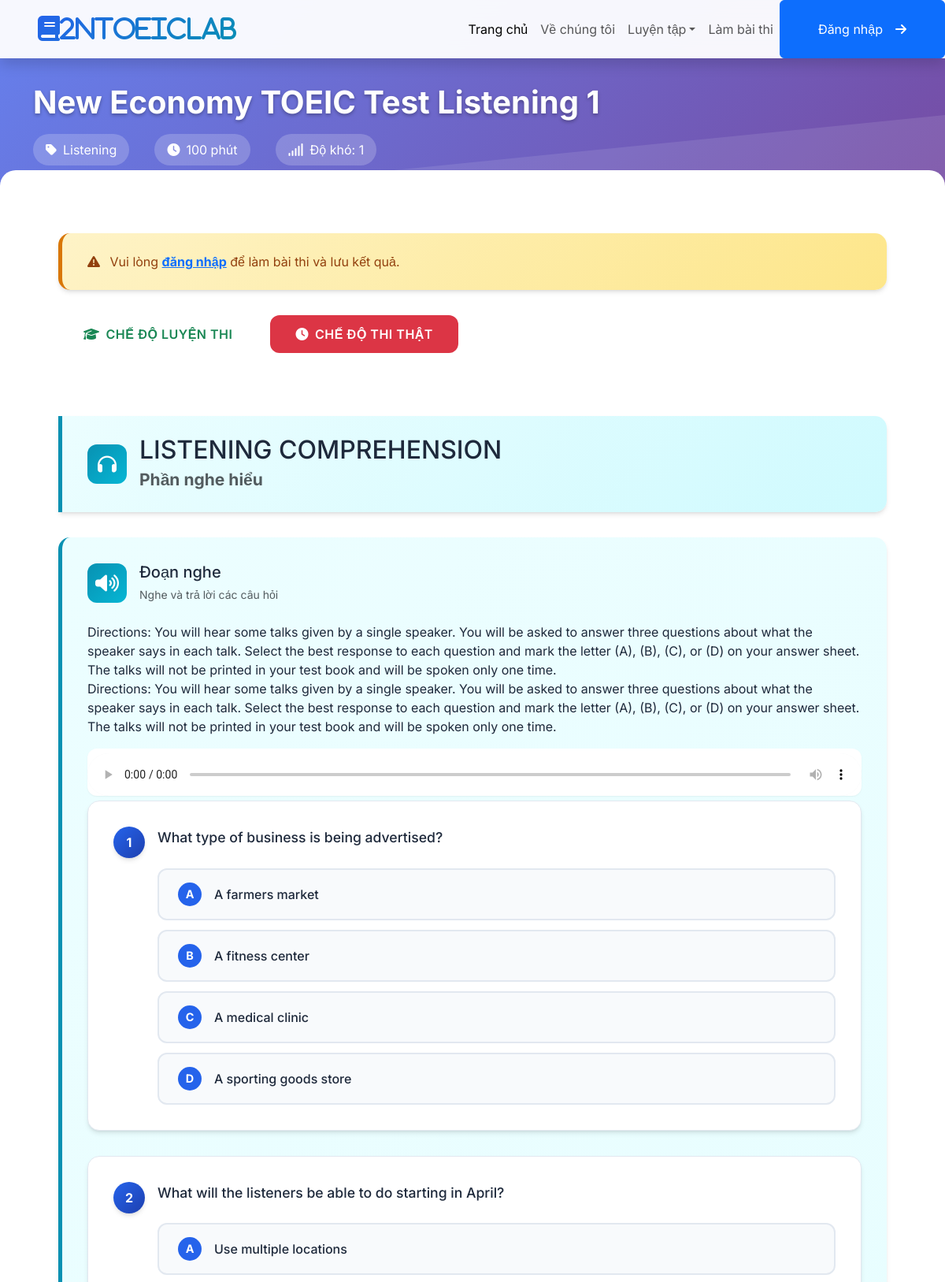
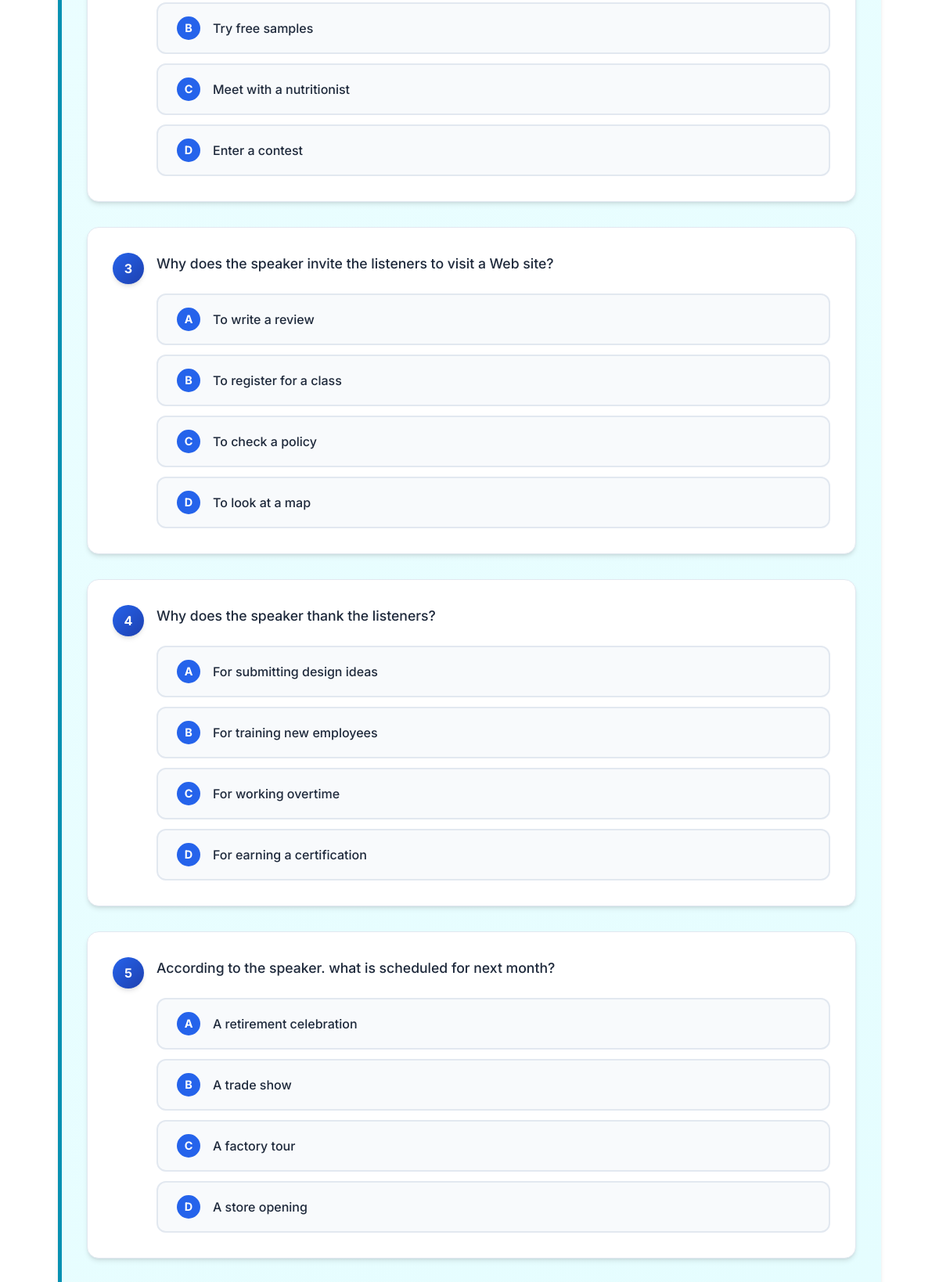
The page /templates/examdetails.php?id=4 (upper part) on the database its author committed (2 pictures, top to bottom).
### tables this page shows
CREATE TABLE IF NOT EXISTS `exam` (
  `exam_id` int(11) NOT NULL AUTO_INCREMENT,
  `title` varchar(255) NOT NULL,
  `type` varchar(255) NOT NULL,
  `duration_minutes` int(11) NOT NULL,
  `difficulty_level` int(11) NOT NULL,
  PRIMARY KEY (`exam_id`)
);

CREATE TABLE IF NOT EXISTS `exam_question` (
  `question_id` int(11) NOT NULL AUTO_INCREMENT,
  `exam_id` int(11) NOT NULL,
  `content` varchar(255) NOT NULL,
  `correct_answer` varchar(1) NOT NULL,
  `option_1` varchar(255) NOT NULL,
  `option_2` varchar(255) NOT NULL,
  `option_3` varchar(255) NOT NULL,
  `option_4` varchar(255) NOT NULL,
  `passage_id` int(11) DEFAULT NULL,
  `listening_id` int(11) DEFAULT NULL,
  PRIMARY KEY (`question_id`),
  KEY `exam_id` (`exam_id`) USING BTREE,
  KEY `Pass` (`passage_id`),
  KEY `FK_lis` (`listening_id`)
);

### templates/examdetails.php (the view, shortened to what the rows shown need)
<?php
require_once __DIR__ . '/../services/nlp_helper.php';
$model = new ExamModel();
$exam_id = $_GET['id'] ?? 0;
$conn = $model->getConn();
$exam_sql = "SELECT * FROM exam WHERE exam_id = $exam_id";
$exam_result = mysqli_query($conn, $exam_sql);
$exam = mysqli_fetch_assoc($exam_result);
$exam_mode = NLPHelper::determineExamMode($exam);
$is_practice_mode = ($exam_mode === 'practice');
function renderQuestionWithResults($q, $cauSo, $detailed_results, $show_results, $is_practice_mode) {
    $qid = $q['question_id'];
    $user_answer = $detailed_results[$qid]['user_answer'] ?? null;
    $correct_answer = $detailed_results[$qid]['correct_answer'] ?? $q['correct_answer'];
    ?>
    <div class="question-container animate-fade-in">
        <div class="d-flex align-items-start">
            <div class="question-number"><?= $cauSo ?></div>
            <div class="flex-grow-1">
                <div class="question-text">
                    <?= htmlspecialchars($q['content']) ?>
                </div>
                <div class="option-group">
                    <?php foreach (['A','B','C','D'] as $i => $opt):
                        $is_user_choice = ($user_answer === $opt);
                        $option_class = '';
                    ?>
                        <div class="option-item">
                            <label class="option-label <?= $option_class ?>" for="q<?= $q['question_id'] . $opt ?>">
                                <div class="option-letter"><?= $opt ?></div>
                                <div><?= htmlspecialchars($q["option_" . ($i + 1)]) ?></div>
                            </label>
                        </div>
                    <?php endforeach; ?>
                </div>
            </div>
        </div>
    </div>
    <?php
    return ob_get_clean();
}
$detailed_results = [];
$show_results = false;
$passages = [];
$listenings = [];
$questions = [];
if ($exam['type'] === 'Listening' || $exam['type'] === 'Full') {
    $lsql = "SELECT * FROM listening WHERE exam_id = $exam_id";
    $lresult = mysqli_query($conn, $lsql);
    while ($row = mysqli_fetch_assoc($lresult)) {
        $listenings[$row['listening_id']] = [
            'content' => $row['content'],
            'audio_url' => $row['audio_url']
        ];
    }
}
$question_sql = "SELECT * FROM exam_question WHERE exam_id = $exam_id ORDER BY listening_id ASC, passage_id ASC, question_id ASC";
$question_result = mysqli_query($conn, $question_sql);
while ($row = mysqli_fetch_assoc($question_result)) {
    $questions[] = $row;
}
$grouped_questions = [];
$grouped_listening_questions = [];
$no_passage_questions = [];
$no_listening_questions = [];
foreach ($questions as $q) {
    if (!empty($q['listening_id'])) {
        $grouped_listening_questions[$q['listening_id']][] = $q;
    } elseif (!empty($q['passage_id'])) {
        $grouped_questions[$q['passage_id']][] = $q;
    } else {
        if ($exam['type'] === 'Reading' || ($exam['type'] === 'Full' && empty($q['listening_id']))) {
            $no_passage_questions[] = $q;
        } else {
            $no_listening_questions[] = $q;
        }
    }
}
?>
<!DOCTYPE html>
<html lang="vi">
<head>
    <link href="https://cdn.jsdelivr.net/npm/bootstrap@5.3.0/dist/css/bootstrap.min.css" rel="stylesheet">
    <link href="https://cdnjs.cloudflare.com/ajax/libs/font-awesome/6.4.0/css/all.min.css" rel="stylesheet">
    <link href="https://cdnjs.cloudflare.com/ajax/libs/animate.css/4.1.1/animate.min.css" rel="stylesheet">
    <link href="https://cdn.jsdelivr.net/npm/bootstrap-icons@1.10.0/font/bootstrap-icons.css" rel="stylesheet">
    <link href="../public/css/examdetails_style.css" rel="stylesheet">
</head>
<body>
    <nav class="navbar navbar-expand-lg bg-white navbar-light shadow sticky-top p-0">
        <a href="index.php" class="navbar-brand d-flex align-items-center px-4 px-lg-5">
            <h2 class="m-0 text-primary"><i class="fa fa-book me-3">2NToeicLab</i></h2>
        </a>
    </nav>
    <div class="exam-header">
        <div class="container">
            <div class="row">
                <div class="col-12">
                    <h1 class="exam-title animate__animated animate__fadeInDown">
                        <?= htmlspecialchars($exam['title']) ?>
                    </h1>
                    <div class="exam-meta animate__animated animate__fadeInUp">
                        <div class="exam-meta-item">
                            <i class="fas fa-tag"></i>
                            <span><?= $exam['type'] ?></span>
                        </div>
                        <div class="exam-meta-item">
                            <i class="fas fa-clock"></i>
                            <span><?= $exam['duration_minutes'] ?> phút</span>
                        </div>
                        <div class="exam-meta-item">
                            <i class="fas fa-signal"></i>
                            <span>Độ khó: <?= $exam['difficulty_level'] ?></span>
                        </div>
                    </div>
                </div>
            </div>
        </div>
    </div>
    <div class="main-content">
        <div class="container">
            <div class="content-wrapper">
                <form method="POST" id="submitForm">
                    <?php $cauSo = 1; ?>
                    <?php if ($exam['type'] === 'Full'): ?>
                        <div class="section-header listening animate-fade-in">
                            <div class="section-title">
                                <div class="section-icon listening">
                                    <i class="fas fa-headphones"></i>
                                </div>
                                <div>
                                    <h2 class="mb-0">PHẦN I: LISTENING COMPREHENSION</h2>
                                    <small class="text-muted">Phần nghe hiểu</small>
                                </div>
                            </div>
                        </div>
                        <?php foreach ($listenings as $lid => $info): ?>
                            <div class="audio-container animate-fade-in">
                                <div class="audio-header">
                                    <div class="audio-icon">
                                        <i class="fas fa-volume-up"></i>
                                    </div>
                                    <div>
                                        <h5 class="mb-1">Đoạn nghe</h5>
                                        <small class="text-muted">Nghe và trả lời các câu hỏi</small>
                                    </div>
                                </div>
                                <?php
                                if ($is_practice_mode && !$show_results) {
                                    echo NLPHelper::processText($info['content'], 'practice');
                                } else {
                                    echo nl2br(htmlspecialchars($info['content']));
                                }
                                ?>
                                <p class="mb-3"><?= nl2br(htmlspecialchars($info['content'])) ?></p>
                                <audio controls class="audio-player">
                                    <source src="../public/<?= htmlspecialchars($info['audio_url']) ?>" type="audio/mpeg">
                                    Trình duyệt của bạn không hỗ trợ phát audio.
                                </audio>
                                <?php foreach ($grouped_listening_questions[$lid] ?? [] as $q): ?>
                                    <?php echo renderQuestionWithResults($q, $cauSo++, $detailed_results, $show_results); ?>
                                <?php endforeach; ?>
                            </div>
                        <?php endforeach; ?>
                        <div class="section-header reading animate-fade-in">
                            <div class="section-title">
                                <div class="section-icon reading">
                                    <i class="fas fa-book-open"></i>
                                </div>
                                <div>
                                    <h2 class="mb-0">PHẦN II: READING COMPREHENSION</h2>
                                    <small class="text-muted">Phần đọc hiểu</small>
                                </div>
                            </div>
                        </div>
                        <?php if (!empty($no_passage_questions)): ?>
                            <div class="passage-container animate-fade-in">
                                <div class="passage-header">
                                    <div class="passage-icon">
                                        <i class="fas fa-spell-check"></i>
                                    </div>
                                    <div>
                                        <h5 class="mb-1">Ngữ pháp và từ vựng</h5>
                                        <small class="text-muted">Chọn đáp án đúng nhất</small>
                                    </div>
                                </div>
                                <?php foreach ($no_passage_questions as $q): ?>
                                    <?php echo renderQuestionWithResults($q, $cauSo++, $detailed_results, $show_results); ?>
                                <?php endforeach; ?>
                            </div>
                        <?php endif; ?>
                        <?php foreach ($passages as $pid => $content): ?>
                            <div class="passage-container animate-fade-in">
                                <div class="passage-header">
                                    <div class="passage-icon">
                                        <i class="fas fa-file-text"></i>
                                    </div>
                                    <div>
                                        <h5 class="mb-1">Đoạn văn</h5>
                                        <small class="text-muted">Đọc đoạn văn và trả lời câu hỏi</small>
                                    </div>
                                </div>
                                <div>
                                    <?php
                                    if ($is_practice_mode && !$show_results) {
                                        echo NLPHelper::processText($content, 'practice');
                                    } else {
                                        echo nl2br(htmlspecialchars($content));
                                    }
                                    ?>
                                </div>
                                <div class="passage-content">
                                    <?= nl2br(htmlspecialchars($content)) ?>
                                </div>
                                <?php foreach ($grouped_questions[$pid] ?? [] as $q): ?>
                                    <?php echo renderQuestionWithResults($q, $cauSo++, $detailed_results, $show_results); ?>
                                <?php endforeach; ?>
                            </div>
                        <?php endforeach; ?>
                    <?php elseif ($exam['type'] === 'Listening'): ?>
                        <div class="section-header listening animate-fade-in">
                            <div class="section-title">
                                <div>
                                    <h2 class="mb-0">LISTENING COMPREHENSION</h2>
                                </div>
                            </div>
                        </div>
                        <?php foreach ($listenings as $lid => $info): ?>
                            <div class="audio-container animate-fade-in">
                                <div class="audio-header">
                                    <div class="audio-icon">
                                        <i class="fas fa-volume-up"></i>
                                    </div>
                                    <div>
                                        <h5 class="mb-1">Đoạn nghe</h5>
                                        <small class="text-muted">Nghe và trả lời các câu hỏi</small>
                                    </div>
                                </div>
                                    <?php
                                    if ($is_practice_mode && !$show_results) {
                                        echo NLPHelper::processText($info['content'], 'practice');
                                    } else {
                                        echo nl2br(htmlspecialchars($info['content']));
                                    }
                                    ?>
                                <p class="mb-3"><?= nl2br(htmlspecialchars($info['content'])) ?></p>
                                <audio controls class="audio-player">
                                    <source src="../public/<?= htmlspecialchars($info['audio_url']) ?>" type="audio/mpeg">
                                </audio>
                                <?php foreach ($grouped_listening_questions[$lid] ?? [] as $q): ?>
                                    <?php echo renderQuestionWithResults($q, $cauSo++, $detailed_results, $show_results, $is_practice_mode); ?>
                                <?php endforeach; ?>
                            </div>
                        <?php endforeach; ?>
                    <?php endif; ?>
                </form>
            </div>
        </div>
    </div>
</body>
</html>

### rows shown on the page
exam: title "New Economy TOEIC Test Listening 1", type "Listening", duration_minutes "100", difficulty_level "1"
exam_question: cauSo "1", content "What type of business is being advertised?", opt "A", option_1 "A farmers market", opt "B", option_2 "A fitness center", opt "C", option_3 "A medical clinic", opt "D", option_4 "A sporting goods store"
exam_question: cauSo "2", content "What will the listeners be able to do starting in April?", opt "A", option_1 "Use multiple locations", opt "B", option_2 "Try free samples", opt "C", option_3 "Meet with a nutritionist", opt "D", option_4 "Enter a contest"
exam_question: cauSo "3", content "Why does the speaker invite the listeners to visit a Web site?", opt "A", option_1 "To write a review", opt "B", option_2 "To register for a class", opt "C", option_3 "To check a policy", opt "D", option_4 "To look at a map"
exam_question: cauSo "4", content "Why does the speaker thank the listeners?", opt "A", option_1 "For submitting design ideas", opt "B", option_2 "For training new employees", opt "C", option_3 "For working overtime", opt "D", option_4 "For earning a certification"
exam_question: cauSo "5", content "According to the speaker. what is scheduled for next month?", opt "A", option_1 "A retirement celebration", opt "B", option_2 "A trade show", opt "C", option_3 "A factory tour", opt "D", option_4 "A store opening"
